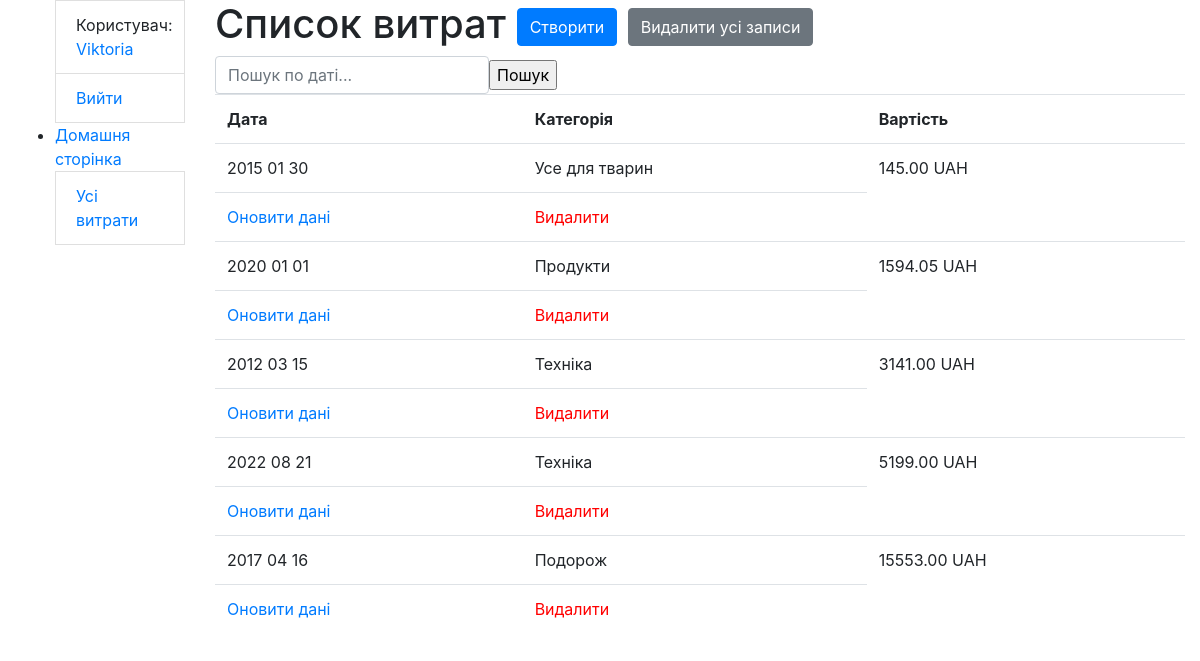
Page /costs/ (signed in) on the committed database.
### costs/models.py (models this page shows, shortened)
class CustomUser(AbstractUser):
    class Meta:
        verbose_name = "user"
        verbose_name_plural = "users"
    def get_absolute_url(self):
        return reverse("costs:user_detail", kwargs={'pk': self.pk})

class Cost(models.Model):
    categories = [
        ("Одяг", "Одяг"),
        ("Подорож", "Подорож"),
        ("Техніка", "Техніка"),
        ("Продукти", "Продукти"),
        ("Усе для тварин", "Усе для тварин"),
        ("Усе для саду", "Усе для саду"),
        ("Таксі", "Таксі"),
        ("Розваги", "Розваги"),
    ]
    data = models.DateField("Рік/місяць/день")
    category = models.CharField("Категорія", max_length=100, choices=categories)
    price = models.DecimalField("Вартість витрати", max_digits=50, decimal_places=2)
    user = models.ManyToManyField(CustomUser, related_name="users")
    class Meta:
        ordering = ["price"]

### costs/views.py (the view)
class CostListView(LoginRequiredMixin, generic.ListView):
    model = Cost
    queryset = Cost.objects.all()
    template_name = "costs/cost_list.html"
    context_object_name = "cost_list"
    paginate_by = 5
    def get_context_data(self, *, object_list=None, **kwargs):
        context = super(CostListView, self).get_context_data(**kwargs)
        data = self.request.GET.get("data", "")
        context["search_form"] = DataSearch(
            initial={
                "data": data
            }
        )
        return context
    def get_queryset(self):
        form = DataSearch(self.request.GET)
        if form.is_valid():
            return self.queryset.filter(
                data__icontains=form.cleaned_data["data"]
            )
        return self.queryset

### costs/forms.py
class DataSearch(forms.Form):
    data = forms.DateField(
        required=True,
        label="",
        widget=forms.TextInput(attrs={"placeholder": "Пошук по даті..."})
    )

### templates/costs/cost_list.html
{% extends "base.html" %}
{% load crispy_forms_filters %}
{% block content %}
  <h1>
    Список витрат
    <a href="{% url 'costs:cost_create' %}" class="btn btn-primary link-to-page">
      Створити
    </a>
    <a href="{% url 'costs:cost_delete_all' %}" class="btn btn-secondary link-to-page">
      Видалити усі записи
    </a>
  </h1>
  <form action="" method="get" class="form-inline">
    {{ search_form|crispy }}
    <input type="submit" value="Пошук">
  </form>
  {% if cost_list %}
    <table class="table">
      <tr>
        <th>Дата</th>
        <th>Категорія</th>
        <th>Вартість</th>
      </tr>
      {% for cost in cost_list %}
        <tr>
          <td>
              {{ cost.data|date:"Y m d" }}
          </td>
          <td>
              {{ cost.category }}
          </td>
          <td>
              {{ cost.price }} UAH
          </td>
        </tr>
          <td>
              <a href="{% url 'costs:cost_update' pk=cost.id %}">
                Оновити дані
              </a>
            </td>
            <td>
              <a style="color: red"
                href="{% url 'costs:cost_delete' pk=cost.id %}">
                Видалити
              </a>
            </td>
      {% endfor %}
    </table>
  {% else %}
      <p>Наразі немає витрат</p>
  {% endif %}
{% endblock %}

### templates/base.html (shortened to what this page needs)
<!DOCTYPE html>
<html lang="en">
<head>
    <link rel="stylesheet" href="https://cdn.jsdelivr.net/npm/bootstrap@4.6.2/dist/css/bootstrap.min.css">
</head>
<body>
<div class="container-fluid">
    <div class="row">
        <div class="col-sm-2">
            {% block sidebar %}
                {% include "includes/sidebar.html" %}
            {% endblock %}
        </div>
        <div class="col-sm-10 ">
            {% block content %}{% endblock %}
        </div>
    </div>
</div>
</body>
</html>

### templates/includes/sidebar.html (shortened to what this page needs)
<ul class="sidebar-nav">
   {% if user.is_authenticated %}
    <li class="list-group-item">Користувач: <a href="{{ user.get_absolute_url }}">{{ user.get_username }}</a></li>
    <li class="list-group-item"><a href="{% url 'logout'%}?next={{request.path}}">Вийти</a></li>
  {% endif %}
  <li><a href="{% url 'costs:index' %}">Домашня сторінка</a></li>
  <li class="list-group-item"><a href="{% url 'costs:cost_list' %}">Усі витрати</a></li>
</ul>

### templates/includes/pagination.html (shortened to what this page needs)
{% load query_transform %}

### rows in the picture
CustomUser: get_username "Viktoria"
Cost: data "2015 01 30", category "Усе для тварин", price "145.00"
Cost: data "2020 01 01", category "Продукти", price "1594.05"
Cost: data "2012 03 15", category "Техніка", price "3141.00"
Cost: data "2022 08 21", category "Техніка", price "5199.00"
Cost: data "2017 04 16", category "Подорож", price "15553.00"
